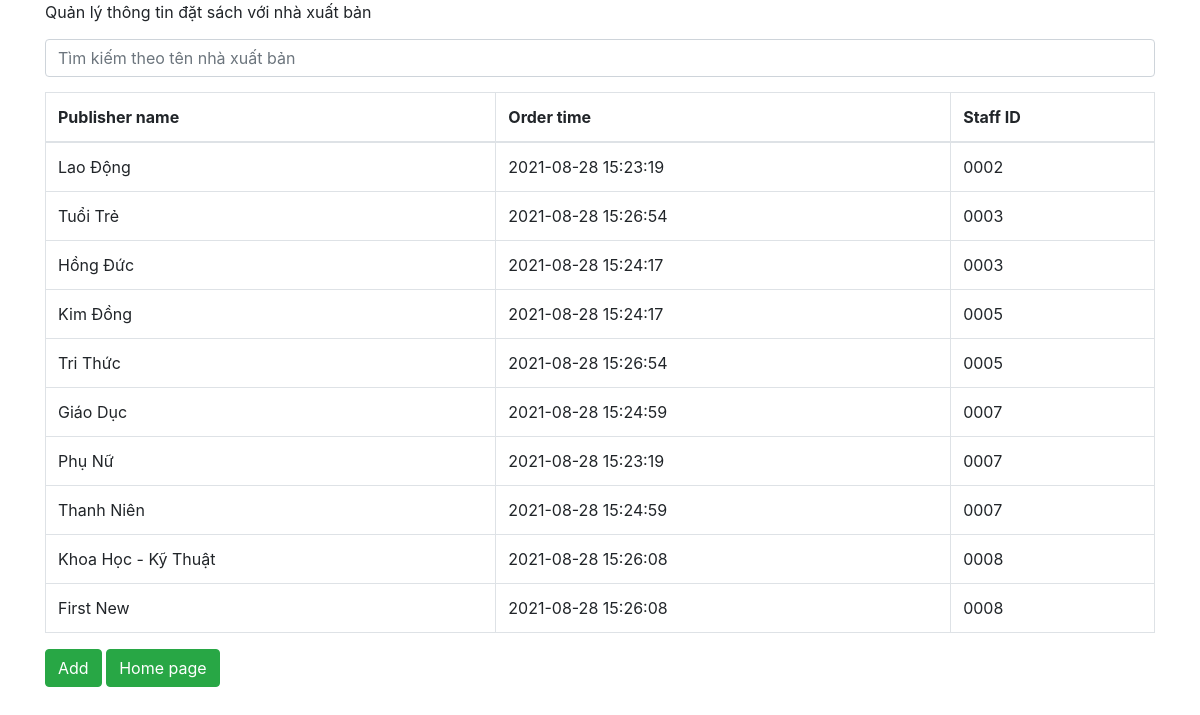
Screenshot of /orderbook.php with the database file from the repository.
### tables this page shows
CREATE TABLE `orderbook` (
  `ONamePublisher` varchar(50) NOT NULL,
  `OrderedTime` datetime DEFAULT NULL,
  `OIDStaff` char(7) NOT NULL
);

### dbhelp.php (called while the page is built, shortened)
<?php
function executeResult($sql){
    $conn = mysqli_connect(HOST, USERNAME, PASSWORD, DATABASE);
    $resultset = mysqli_query($conn, $sql);
    $list = [];
    while($row = mysqli_fetch_array($resultset, 1)){
        $list[] = $row;
    }
    return $list;
}

### orderbook.php (the view, shortened to what this page needs)
<?php
require_once ('dbhelp.php');
?>
<!DOCTYPE html>
<html>
<head>
	<link rel="stylesheet" href="https://maxcdn.bootstrapcdn.com/bootstrap/4.4.1/css/bootstrap.min.css">
</head>
<body>
	<div class="container">
		<div class="panel panel-primary">
			<div class="panel-heading">
				Quản lý thông tin đặt sách với nhà xuất bản
				<form method="get">
					<input type="text" name="s" class="form-control" style="margin-top: 15px; margin-bottom: 15px;" placeholder="Tìm kiếm theo tên nhà xuất bản">
				</form>
			</div>
			<div class="panel-body">
				<table class="table table-bordered">
					<thead>
						<tr>
							<th>Publisher name</th>
                            <th>Order time</th>
                            <th>Staff ID</th>
						</tr>
					</thead>
					<tbody>
                        <?php
                        if (isset($_GET['s']) && $_GET['s'] != '') {
                            $sql = 'select * from orderbook where ONamePublisher like "%'.$_GET['s'].'%"
									order by OIDStaff ASC';
                        } else {
                            $sql = 'select * from orderbook
									order by OIDStaff ASC';
                        }
                        $studentList = executeResult($sql);
                        foreach ($studentList as $std) {
                            echo '<tr>
                                    <td>'.$std['ONamePublisher'].'</td>
                                    <td>'.$std['OrderedTime'].'</td>
                                    <td>'.$std['OIDStaff'].'</td>
                                </tr>';
                        }
                        ?>
					</tbody>
				</table>
				<button class="btn btn-success" onclick="window.open('addneworderbook.php', '_self')">Add</button>
                <button class="btn btn-success" onclick="window.open('index.php', '_self')">Home page</button>
			</div>
		</div>
	</div>
</body>
</html>

### rows the page displays
orderbook: ONamePublisher "Lao Động", OrderedTime "2021-08-28 15:23:19", OIDStaff "0002"
orderbook: ONamePublisher "Tuổi Trẻ", OrderedTime "2021-08-28 15:26:54", OIDStaff "0003"
orderbook: ONamePublisher "Hồng Đức", OrderedTime "2021-08-28 15:24:17", OIDStaff "0003"
orderbook: ONamePublisher "Kim Đồng", OrderedTime "2021-08-28 15:24:17", OIDStaff "0005"
orderbook: ONamePublisher "Tri Thức", OrderedTime "2021-08-28 15:26:54", OIDStaff "0005"
orderbook: ONamePublisher "Giáo Dục", OrderedTime "2021-08-28 15:24:59", OIDStaff "0007"
orderbook: ONamePublisher "Phụ Nữ", OrderedTime "2021-08-28 15:23:19", OIDStaff "0007"
orderbook: ONamePublisher "Thanh Niên", OrderedTime "2021-08-28 15:24:59", OIDStaff "0007"
orderbook: ONamePublisher "Khoa Học - Kỹ Thuật", OrderedTime "2021-08-28 15:26:08", OIDStaff "0008"
orderbook: ONamePublisher "First New", OrderedTime "2021-08-28 15:26:08", OIDStaff "0008"
